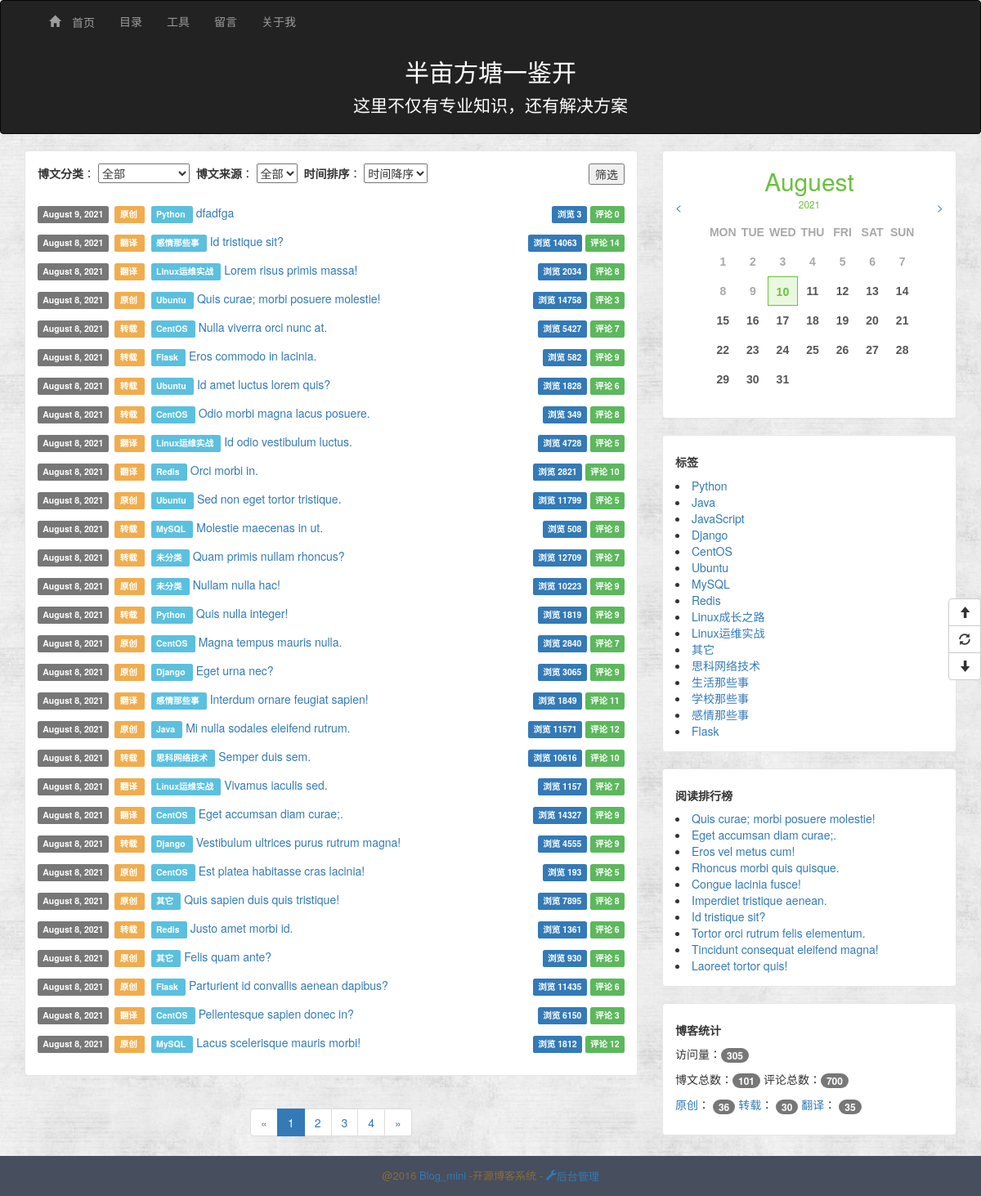
/cata, run on an earlier commit of the app's database.
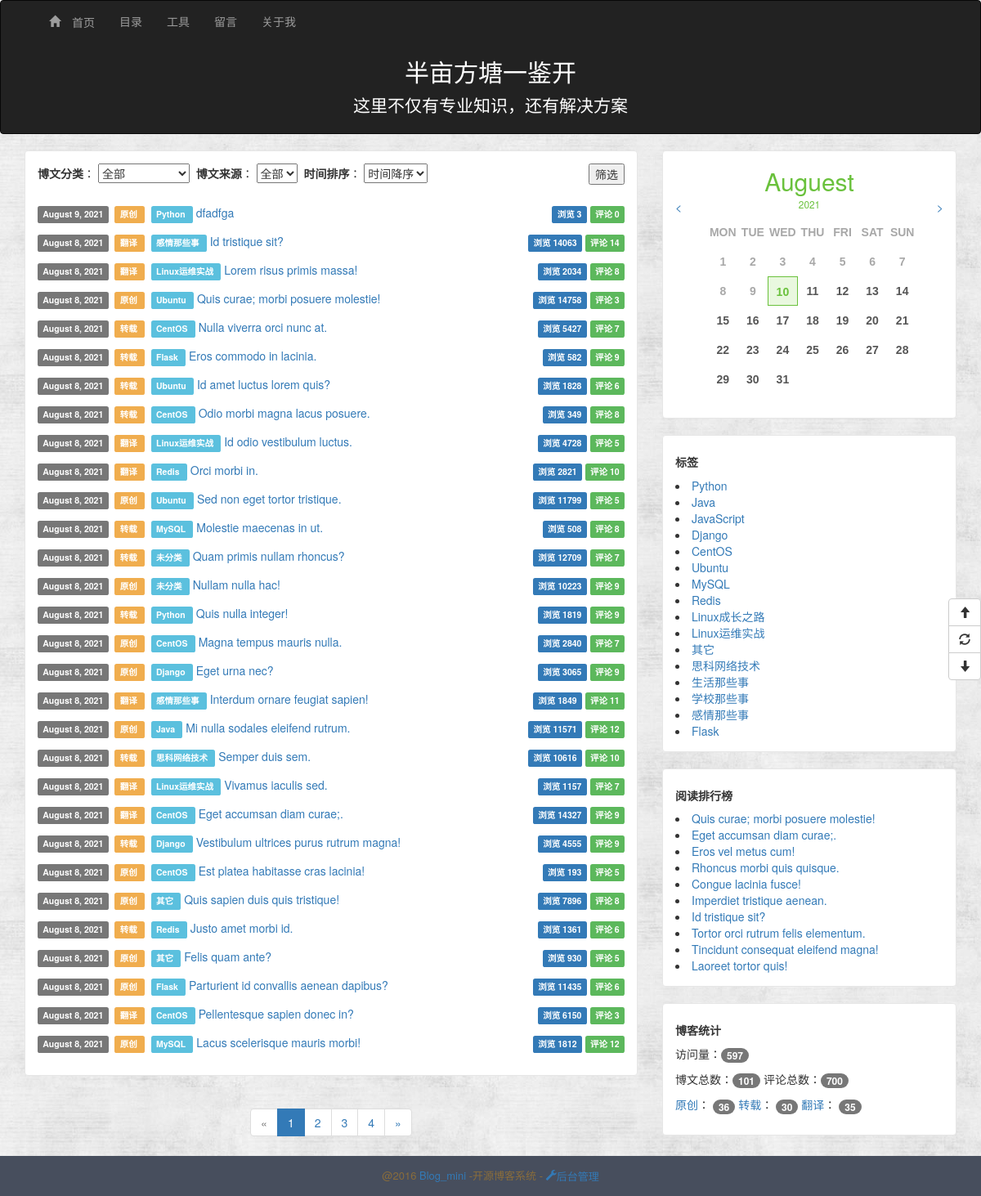
And on a later commit of the database.
### app/models.py (models this page shows, shortened)
class BlogInfo(db.Model):
    __tablename__ = 'blog_info'
    id = db.Column(db.Integer, primary_key=True)
    title = db.Column(db.String(64))
    signature = db.Column(db.Text)
    navbar = db.Column(db.String(64))

class Article(db.Model):
    __tablename__ = 'articles'
    id = db.Column(db.Integer, primary_key=True)
    title = db.Column(db.String(64), unique=True)
    content = db.Column(db.Text)
    summary = db.Column(db.Text)
    create_time = db.Column(db.DateTime, index=True, default=datetime.utcnow)
    update_time = db.Column(db.DateTime, index=True, default=datetime.utcnow)
    num_of_view = db.Column(db.Integer, default=0)
    articleType_id = db.Column(db.Integer, db.ForeignKey('articleTypes.id'))
    source_id = db.Column(db.Integer, db.ForeignKey('sources.id'))
    comments = db.relationship('Comment', backref='article', lazy='dynamic')

class Source(db.Model):
    __tablename__ = 'sources'
    id = db.Column(db.Integer, primary_key=True)
    name = db.Column(db.String(64), unique=True)
    articles = db.relationship('Article', backref='source', lazy='dynamic')

class ArticleType(db.Model):
    __tablename__ = 'articleTypes'
    id = db.Column(db.Integer, primary_key=True)
    name = db.Column(db.String(64), unique=True)
    introduction = db.Column(db.Text, default=None)
    articles = db.relationship('Article', backref='articleType', lazy='dynamic')
    menu_id = db.Column(db.Integer, db.ForeignKey('menus.id'), default=None)
    setting_id = db.Column(db.Integer, db.ForeignKey('articleTypeSettings.id'))
    @property
    def is_hide(self):
        if self.setting:
            return self.setting.hide
        else:
            return False

class Plugin(db.Model):
    __tablename__ = 'plugins'
    id = db.Column(db.Integer, primary_key=True)
    title = db.Column(db.String(64), unique=True)
    note = db.Column(db.Text, default='')
    content = db.Column(db.Text, default='')
    order = db.Column(db.Integer, default=0)
    disabled = db.Column(db.Boolean, default=False)

class BlogView(db.Model):
    __tablename__ = 'blog_view'
    id = db.Column(db.Integer, primary_key=True)
    num_of_view = db.Column(db.BigInteger, default=0)
    @staticmethod
    def add_view(db):
        view = BlogView.query.first()
        view.num_of_view += 1
        db.session.add(view)
        db.session.commit()

### app/main/views.py (the view)
@main.route('/cata', methods=['GET', 'POST'])
def cata():
    BlogView.add_view(db)
    page = request.args.get('page', 1, type=int)
    form = CataForm()
    sources = [(s.id, s.name) for s in Source.query.all()]
    sources = [(0, "全部")] + sources
    form.source.choices = sources
    types = [(t.id, t.name) for t in ArticleType.query.all()]
    types = [(0, "全部")] + types
    form.types.choices = types
    orders = [(1, "时间降序"), (2, "时间升序")]
    form.order.choices = orders
    if form.is_submitted():
        session['source_id'] = form.source.data
        session['type_id'] = form.types.data
        session['order_id'] = form.order.data
        session['old'] = True
        return redirect(url_for('main.cata'))
    if not session.get('old'):
        session['source_id'] = 0
        session['type_id'] = 0
        session['order_id'] = 1
    else:
        form.source.data=session['source_id']
        form.types.data=session['type_id']
        form.order.data=session['order_id']
    if session['order_id'] == 1:
        query_result = Article.query.order_by(Article.create_time.desc())
    else:
        query_result = Article.query.order_by(Article.create_time.asc())
    if session['type_id'] != 0:
        query_result = query_result.filter_by(
            articleType_id=session['type_id'])
    if session['source_id'] != 0:
        query_result = query_result.filter_by(
            source_id=session['source_id'])
    pagination = query_result.paginate(
        page, per_page=current_app.config['ARTICLES_PER_CATA'],
        error_out=False)
    articles = pagination.items
    return render_template('cata.html', articles=articles,
                           pagination=pagination, endpoint='.cata', form=form)

### app/templates/cata.html
{% extends 'base.html' %}
{% import "_macros.html" as macros %}
{% block content %}
    {% include "_article_cata.html" %}
    <div class="pagination">
    {% if endpoint == '.cata' %}
        {{ macros.pagination_widget(pagination, endpoint) }}
    {% else %}
        {{ macros.pagination_widget(pagination, endpoint, id=id) }}
    {% endif %}
    </div>
{% endblock %}

### app/templates/base.html (shortened to what this page needs)
<!DOCTYPE html>
<html lang="en">
<head>
    {% block stylesheet %}
        <link href="{{ url_for('static', filename='css/bootstrap.css') }}" rel="stylesheet">
        <link href="{{ url_for('static', filename='css/common.css') }}" rel="stylesheet">
        <link href="{{ url_for('static', filename='css/calender.css') }}" rel="stylesheet">
    {% endblock %}
</head>
<body>
<header>
    <nav class="navbar navbar-{{ BlogInfo.query.first().navbar }}" role="navigation">
        <div class="container">
            <div class="collapse navbar-collapse">
                <ul class="nav navbar-nav">
                    <li class=""><a href="/"><span class="glyphicon glyphicon-home"> 首页</span></a></li>
                    <li><a href="{{ url_for('main.cata') }}">目录</a></li>
                    <li><a href="{{ url_for('main.index') }}">工具</a></li>
                    <li><a href="{{ url_for('main.index') }}">留言</a></li>
                    <li><a href="{{ url_for('main.index') }}">关于我</a></li>
                </ul>
            </div>
        </div>
        <div class="container" style="color:white;text-align:center">
            <h2   class="blog-title">{{ BlogInfo.query.first().title }}</h2>
            <p class="lead signature">
                {{ BlogInfo.query.first().signature }}
            </p>
        </div>
    </nav>
</header>
{% block Content %}
    <div class="content">
        <div class="container">
            <div class="row">
                <div class="col-md-8 article">
                    {% block content %}
                    {% endblock %}
                </div>
                <div class="col-md-4 blog_nav">
                    {% block blog_nav_plugin %}
                        {% for plugin in Plugin.query.order_by(Plugin.order.asc()).all() %}
                            {% if plugin.disabled != True %}
                                {% if plugin.content != 'system_plugin' %}
                                    <div id="{{ plugin.title }}" class="entry-box">
                                        <h5><strong>{{ plugin.title }}</strong></h5>
                                        {{ plugin.content | safe }}
                                    </div>
                                {% else %}
                                    <div class="entry-box">
                                        <div class="title">
                                            <h2 class="green" id="calendar-title" style="text-align:center;margin:5px">
                                            </h2>
                                            <a href="" id="prev" style="float:left">&lt;</a>
                                            <a href="" id="next" style="float:right">&gt;</a>
                                            <h3 class="green small" id="calendar-year" style="text-align:center;margin:5px">
                                            </h3>
                                        </div>
                                        <div class="body" style="min-height:230px">
                                            <div class="lightgrey body-list">
                                                <ul>
                                                    <li>MON</li>
                                                    <li>TUE</li>
                                                    <li>WED</li>
                                                    <li>THU</li>
                                                    <li>FRI</li>
                                                    <li>SAT</li>
                                                    <li>SUN</li>
                                                </ul>
                                            </div>
                                        </div>
                                    </div>
                                    <div class="entry-box">
                                        <h5><strong>标签</strong></h5>
                                        {% for article_type in ArticleType.query.all() %}
                                            {% if not article_type.menu %}
                                                {% if not article_type.is_hide %}
                                                <li>
                                                    <a href="{{ url_for('main.articleTypes', id=article_type.id) }}">
                                                        {{ article_type.name }}
                                                    </a>
                                                </li>
                                                {% endif %}
                                            {% endif %}
                                        {% endfor %}
                                    </div>
                                    <div class="entry-box">
                                        <h5><strong>阅读排行榜</strong></h5>
                                        {% for article in Article.query.order_by(Article.num_of_view.desc()).limit(10) %}
                                                <li>
                                                    <a href="{{ url_for('main.articleDetails',id=article.id) }}">
                                                        {{ article.title }}
                                                    </a>
                                                </li>
                                        {% endfor %}
                                    </div>
                                    <div class="entry-box">
                                        <h5><strong>博客统计</strong></h5>
                                        <p>访问量：<span class="badge">{{ BlogView.query.first().num_of_view }}</span></p>
                                        <p>
                                            博文总数：<span class="badge">{{ Article.query.count() }}</span>
                                            评论总数：<span class="badge">{{ Comment.query.count() }}</span>
                                        </p>
                                        <p>
                                            {% for source in Source.query.all() %}
                                                <a href="{{ url_for('main.article_sources', id=source.id) }}">{{ source.name }}</a>：
                                                <span class="badge">{{ source.articles.count() }}</span>
                                            {% endfor %}
                                        </p>
                                    </div>
                                {% endif %}
                            {% endif %}
                        {% endfor %}
                    {% endblock %}
                </div>
            </div>
        </div>
    </div>
{% endblock %}
<div class="footer">
    <p class="footer-content">
        @2016
        <a href="#">Blog_mini</a>
        -开源博客系统
        {% if not current_user.is_authenticated %}
            -<a href="{{ url_for('auth.login') }}">
            <span class="glyphicon glyphicon-wrench">后台管理</span>
        </a>
        {% endif %}
    </p>
</div>
<div class="btn-group-vertical floatButton">
    <button id="goTop" class="btn btn-default" title="去顶部" type="button">
        <span class="glyphicon glyphicon-arrow-up"></span>
    </button>
    <button id="refresh" class="btn btn-default" title="刷新" type="button">
        <span class="glyphicon glyphicon-refresh"></span>
    </button>
    <button id="goBottom" class="btn btn-default" title="去底部" type="button">
        <span class="glyphicon glyphicon-arrow-down"></span>
    </button>
</div>
</body>
</html>

### app/templates/_macros.html
{% macro pagination_widget(pagination, endpoint, fragment='') %}
    <ul class="pagination">
        <li {% if not pagination.has_prev %} class="disabled"{% endif %}>
            <a href="{% if pagination.has_prev %}{{ url_for(endpoint,
                page = pagination.page - 1, **kwargs) }}{{ fragment }}{% else %}#{% endif %}">
                &laquo;
            </a>
        </li>
        {% for p in pagination.iter_pages() %}
            {% if p %}
                {% if p == pagination.page %}
                <li class="active">
                    <a href="{{ url_for(endpoint, page = p, **kwargs) }}{{ fragment }}">{{ p }}</a>
                </li>
                {% else %}
                <li>
                    <a href="{{ url_for(endpoint, page = p, **kwargs) }}{{ fragment }}">{{ p }}</a>
                </li>
                {% endif %}
            {% else %}
            <li class="disabled"><a href="#">&hellip;</a></li>
            {% endif %}
        {% endfor %}
        <li {% if not pagination.has_next %} class="disabled"{% endif %}>
            <a href="{% if pagination.has_next %}{{ url_for(endpoint,
                page = pagination.page + 1, **kwargs) }}{{ fragment }}{% else %}#{% endif %}">
                &raquo;
            </a>
        </li>
    </ul>
{% endmacro %}

### app/templates/_article_cata.html (shortened to what this page needs)
{% import "bootstrap/wtf.html" as wtf %}
<div id='article-entry' class="entry-box">
    <form method="post" action="">
        <div style="height:50px">
            <div class="form-group" style="float: left">
                {{ form.types.label(class='control-label') }}：
                {{ form.types() }}&nbsp;&nbsp;
            </div>
            <div class="form-group" style="float: left">
                {{ form.source.label(class='control-label') }}：
                {{ form.source() }}&nbsp;&nbsp;
            </div>
            <div class="form-group" style="float: left">
                {{ form.order.label(class='control-label') }}：
                {{ form.order() }}&nbsp;&nbsp;
            </div>
            <div style="float: right">
                {{form.submit()}}
            </div>
        </div>
    </form>
    {% for article in articles %}
        <div class="article-entry-info">
            <div class="base-info">
                <span class="label label-default">{{ moment(article.create_time.date()).format('LL') }}</span>&nbsp;
                <span class="label label-warning">
                    <a href="{{ url_for('main.article_sources', id=article.source.id) }}" target="_blank" style="color: white">
                        {{ article.source.name }}
                    </a>
                </span>&nbsp;
                <span class="label label-info">
                    <a href="{{ url_for('main.articleTypes', id=article.articleType.id) }}" target="_blank" style="color: white">
                        {{ article.articleType.name }}
                    </a>
                </span>&nbsp;
            </div>
            <div class="base-info">
                <span >
                    <a href="{{ url_for('.articleDetails', id=article.id) }}">{{ article.title }}</a>
                </span>&nbsp;
            </div>
            <div class="main-info">
                <span class="label label-primary">浏览 {{ article.num_of_view }}</span>
                <span class="label label-success">评论 {{ article.comments.count() }}</span>
            </div>
        </div>
    {% endfor %}
</div>

What changed in the data, as far as the page shows it:
changed Article "Quis sapien duis quis tristique!": num_of_view "7895" → "7896"
changed BlogView: query.first "305" → "597"
